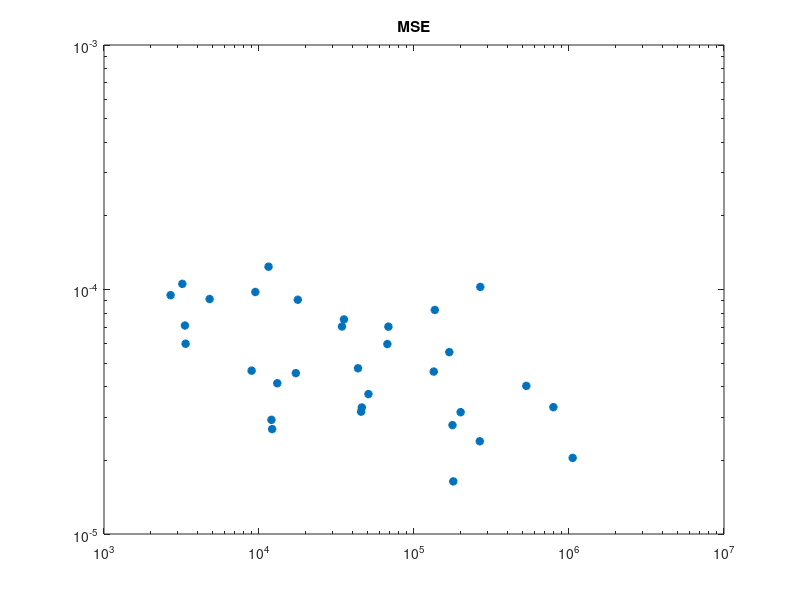
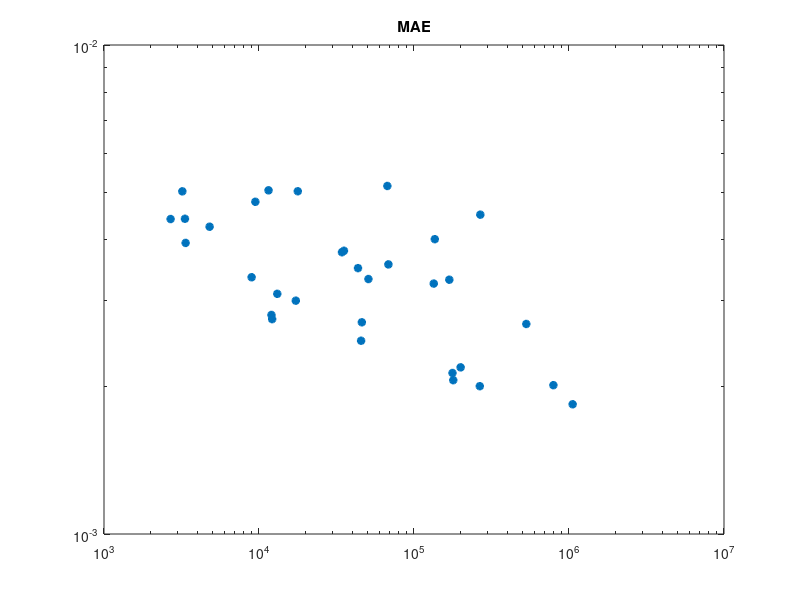

MATLAB code for these plots, in order:
val_mse = [9.142437920672819e-05, 9.080215386347845e-05, 7.046703103696927e-05, 0.00010243991710012779, 4.656130840885453e-05, 7.055381865939125e-05, 4.615926809492521e-05, 4.034048834000714e-05, 4.136637653573416e-05, 3.734779602382332e-05, 3.1496889278059825e-05, 3.30196889990475e-05, 4.548137076199055e-05, 5.9825953940162435e-05, 2.394785769865848e-05, 2.0473016775213182e-05, 9.481958113610744e-05, 9.768176096258685e-05, 7.544464460806921e-05, 8.247798541560769e-05, 0.00010544094402575865, 0.00012392700591590255, 4.7616111260140315e-05, 5.5457312555518e-05, 7.123609248083085e-05, 2.930163282144349e-05, 3.164557710988447e-05, 2.788938036246691e-05, 6.0006470448570326e-05, 2.6859310310101137e-05, 3.2927695428952575e-05, 1.6413378034485504e-05];

val_mae = [0.004249583464115858, 0.005022323690354824, 0.0035590834449976683, 0.004498093388974667, 0.0033504737075418234, 0.0037683015689253807, 0.003251712303608656, 0.0026885229162871838, 0.0030984345357865095, 0.00332212564535439, 0.002191882813349366, 0.0020155066158622503, 0.0030003483407199383, 0.005148964934051037, 0.002005763119086623, 0.0018421822460368276, 0.004406659863889217, 0.0047790613025426865, 0.0037955674342811108, 0.004007939249277115, 0.005020587705075741, 0.005044938530772924, 0.0034970510751008987, 0.0033112806268036366, 0.004412512294948101, 0.0028050250839442015, 0.002484663389623165, 0.002134282374754548, 0.003937639761716127, 0.0027502875309437513, 0.0027098320424556732, 0.0020632795058190823];

num_params = [4801, 17793, 68353, 267777, 8961, 34305, 134145, 530433, 13121, 50817, 199937, 793089, 17281, 67329, 265729, 1055745, 2689, 9473, 35329, 136193, 3201, 11521, 43521, 168961, 3329, 12033, 45569, 177153, 3361, 12161, 46081, 179201];

figure;
loglog(num_params, val_mse, '*', 'linewidth', 2)
title('MSE')

figure;
loglog(num_params, val_mae, '*', 'linewidth', 2)
title('MAE')
